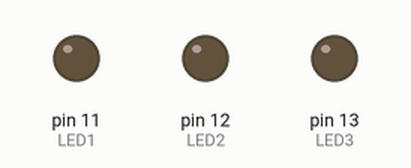
Simulated run of this sketch. Board: Arduino Uno, built with avr-gcc and run on an emulated ATmega328P. Parts: output pins drawn as LEDs (lit = HIGH).

Above: at 0.5 s.
At 2.5 s:
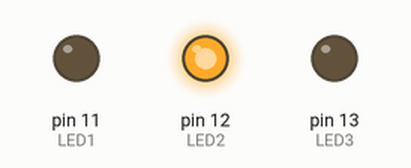
At 3.5 s:
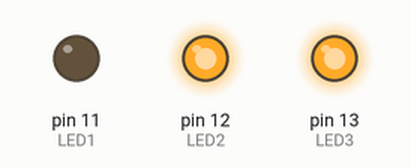
At 4.5 s:
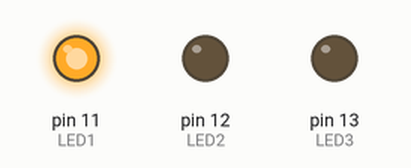
At 6.5 s:
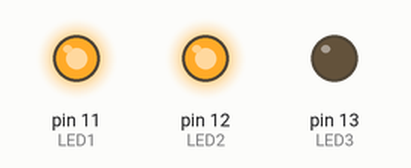
At 9.5 s:
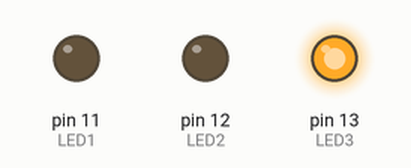
Timing chart, 0 to 10.4 s (numbered marks = the images above):
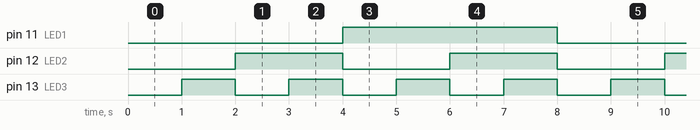

The sketch:

Exercicio2.ino
```cpp
int digito[8][3] = {
 { LOW, LOW, LOW }, // 0
 { LOW, LOW, HIGH }, // 1
 { LOW, HIGH, LOW }, // 2
 { LOW, HIGH, HIGH }, // 3
 { HIGH, LOW, LOW }, // 4
 { HIGH, LOW, HIGH }, // 5
 { HIGH, HIGH, LOW }, // 6
 { HIGH, HIGH, HIGH } // 7
};
int LED1 = 11;
int LED2 = 12;
int LED3 = 13;
int num = 0;

void setup() {
 pinMode(LED1, OUTPUT);
 pinMode(LED2, OUTPUT);
 pinMode(LED3, OUTPUT);
}
void loop() {
 digitalWrite(LED1, digito[num][0]);
 digitalWrite(LED2, digito[num][1]);
 digitalWrite(LED3, digito[num][2]);
 num++;
 if (num > 7)
 num = 0;
 delay (1000);
}
```

Measured:
- by itself, pin 11 (LED1): alternates HIGH for 4.0 s and LOW for 4.0 s
- by itself, pin 12 (LED2): alternates HIGH for 2.0 s and LOW for 2.0 s
- by itself, pin 13 (LED3): alternates HIGH for 1.0 s and LOW for 1.0 s
